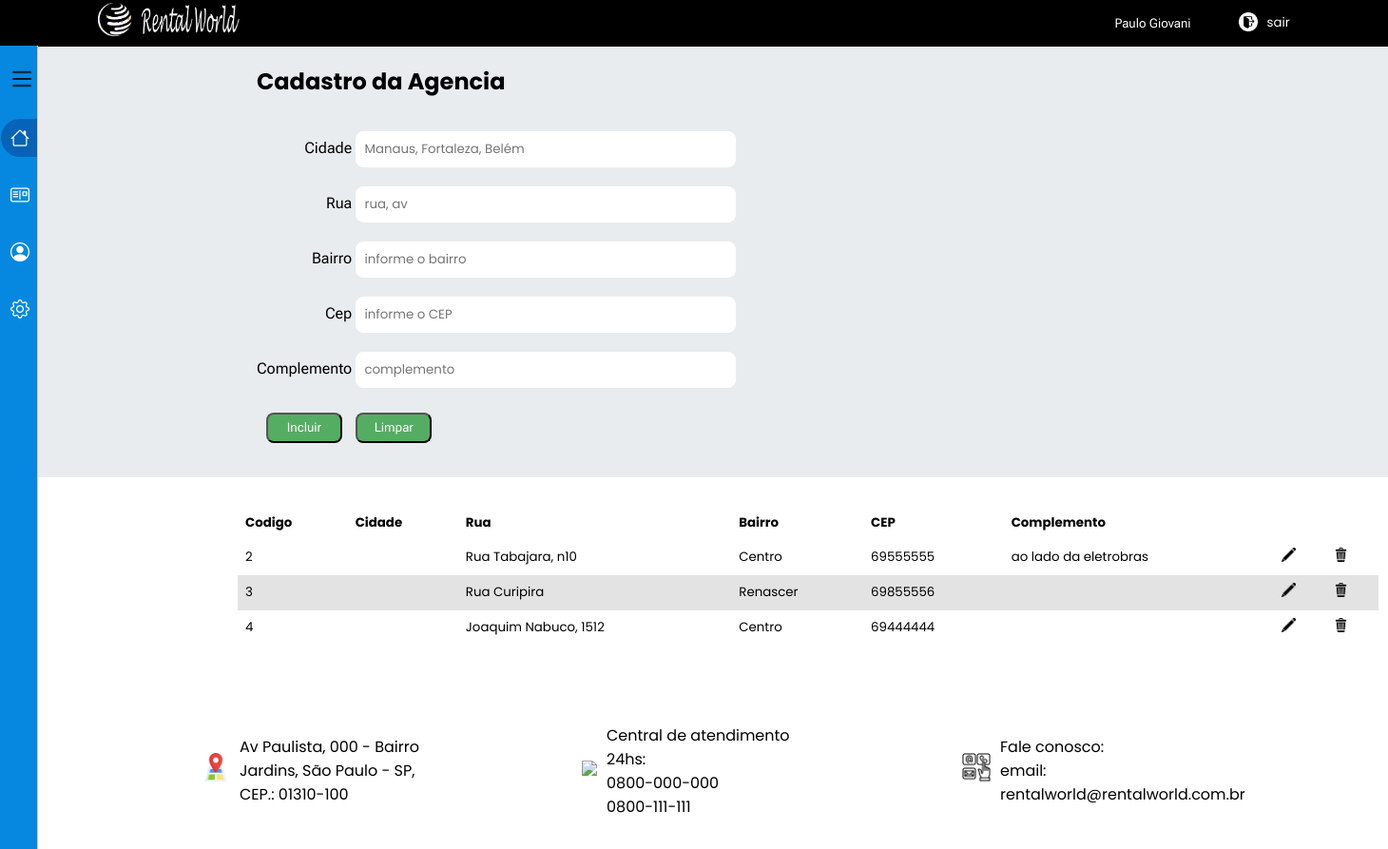
The app's page /admin/cadastro_agencia.php (signed in), older data.
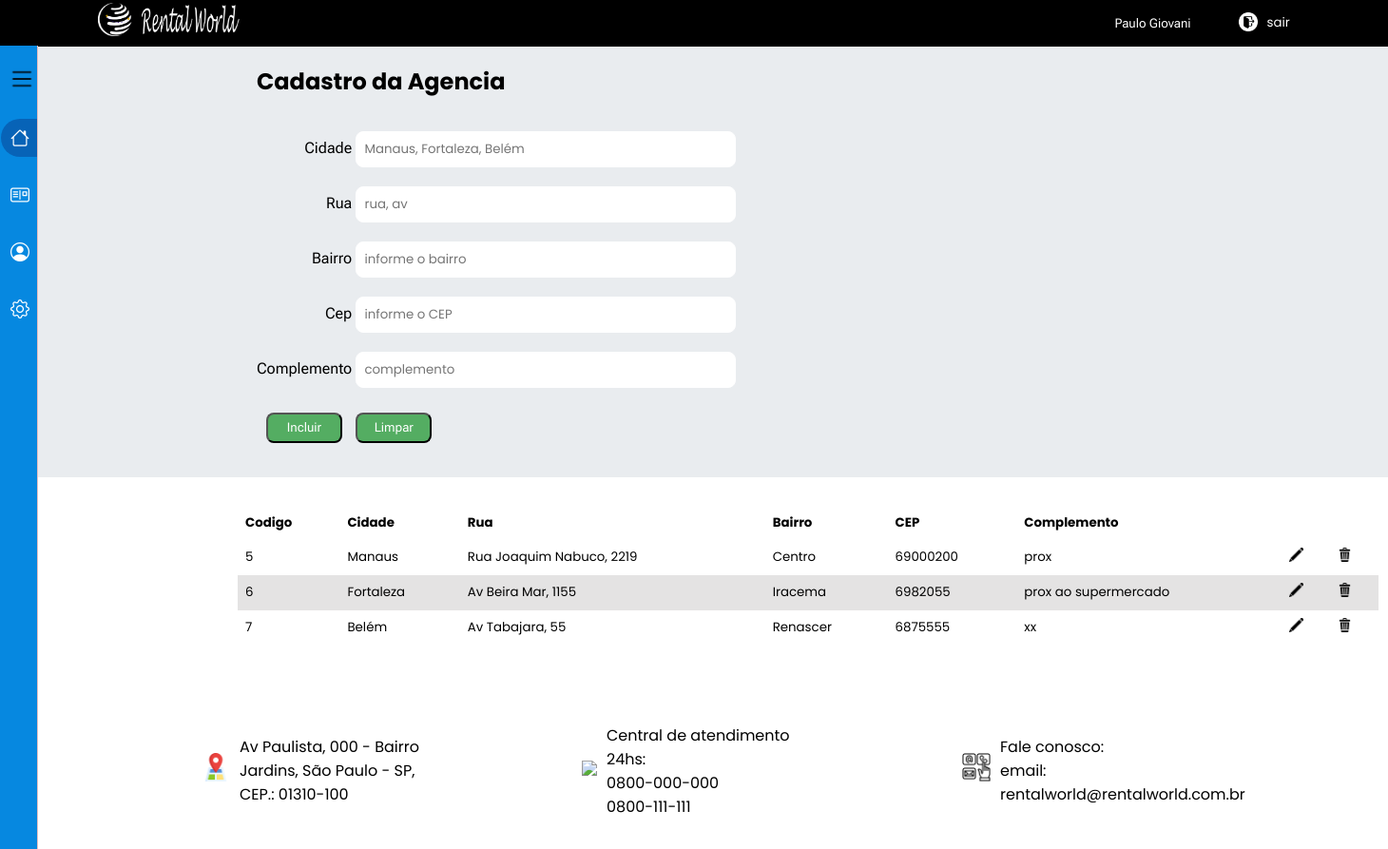
The same page, newer data.
### tables this page shows
CREATE TABLE `agencia` (
  `codigo` int(11) NOT NULL,
  `cidade` varchar(50) NOT NULL,
  `rua` varchar(100) NOT NULL,
  `bairro` varchar(50) NOT NULL,
  `cep` int(11) NOT NULL,
  `complemento` varchar(100) DEFAULT NULL
);

### admin/cadastro_agencia.php (the view, shortened to what this page needs)
<?php require ('menu_gestao.php');
require('../conexao.php');
$select_agencia = mysqli_query($conexao, "SELECT * FROM agencia ORDER BY codigo ASC");
if (mysqli_num_rows($select_agencia) > 0) {
	$dados_agencia = mysqli_fetch_assoc($select_agencia);
}
?>
<!DOCTYPE html>
<html lang="pt-br">
	<head>
	</head>
	<body>
		<main>
		<form name="agencia" class="form_cadastro" method="post">
			<h2> Cadastro da Agencia </h2><br>
			<div class="cadastro_div">
                <div>
                    <label>Cidade</label>
					<input class="input_cadastro" type="text" placeholder="Manaus, Fortaleza, Belém" name="cidade" required autofocus>
                </div>
				<div>
					<label>Rua</label>
					<input class="input_cadastro" type="text" placeholder="rua, av" name="rua" required autofocus>
				</div>
                <div>
					<label>Bairro</label>
					<input class="input_cadastro" type="text" placeholder="informe o bairro" name="bairro" required autofocus>
				</div>
                <div>
					<label>Cep</label>
					<input class="input_cadastro" type="number" placeholder="informe o CEP" name="cep" required autofocus>
				</div>
                <div>
					<label>Complemento</label>
					<input class="input_cadastro" type="text," placeholder="complemento" name="complemento">
				</div>
			</div>
				<div class="botoes">
                    <input class="botao" type="submit" id="btn_salvar" name="btn_salvar" value="Incluir">
                    <input class="botao" type="reset" value="Limpar">
            	</div>
		</form>
	</main>
	<table>
			<thead>
				<tr>
					<th>Codigo</th>
					<th>Cidade</th>
					<th>Rua</th>
					<th>Bairro</th>
					<th>CEP</th>
					<th>Complemento</th>
				</tr>
			<tbody>
			<?php do{
				?>
				<tr>
					<td><?php echo $dados_agencia['codigo'];?></td>
					<td><?php echo $dados_agencia['cidade'];?></td>
					<td><?php echo $dados_agencia['rua'];?></td>
					<td><?php echo $dados_agencia['bairro'];?></td>
					<td><?php echo $dados_agencia['cep'];?></td>
					<td><?php echo $dados_agencia['complemento'];?></td>
					<td>
						<a href="comandos/editar_agencia.php?codigo=<?php echo $dados_agencia['codigo'];?>">
						<img src="../img/editar.png" title="Editar"></a>
					</td>
					<td>
						<a href="javascript:func()" onclick="confirmar_exclusao('<?php echo $dados_agencia['codigo'];?>')">
						<img src="../img/lixeira.png" title="Excluir"></a>
					</td>
				</tr>
				<?php }while ($dados_agencia = mysqli_fetch_assoc($select_agencia));?>
			</tbody>
		</table>
	<footer>
       	<div>
</body>
</html>

### admin/menu_gestao.php (shortened to what this page needs)
<!DOCTYPE html>
<html lang="pt-br">
	<head>
		<link rel="stylesheet" href="https://cdn.jsdelivr.net/npm/bootstrap-icons@1.10.5/font/bootstrap-icons.css">
        <link rel="stylesheet" type="text/css" href="<?php echo $_SESSION['url']."/css/portal_gestao.css";?>">
    </head>
<doby>
    <div class="sub_menu">
        <div class="logo_menu_div">
            <grafic>
                <a href="<?php echo $_SESSION['url']."/admin/index.php"?>"><img src="<?php echo $_SESSION['url']."/img/logo5.png"?>" class="logo_menu"></a>
            </grafic>
        </div>
        <div class="portal_cliente_div">
            <label><?php echo $_SESSION['nome'];?></label>
            <grafic>
                <a href="<?php echo $_SESSION['url']."/sair.php"?>"><img src="<?php echo $_SESSION['url']."/img/sair1.png"?>" class="fig_login"></a>
            </grafic>
            <a href="<?php echo $_SESSION['url']."/sair.php"?>">sair</a>
        </div>
    </div>
    <aside class="menu_aside">
        <div class="menu_btn">
           <img src="<?php echo $_SESSION['url']."/img/lista.png"?>" class="lista_img" id="btn_expandir">
        </div>
        <nav class="menu_nav">
            <ul class="menu_ul">
                <li class="menu_li">
                    <a class="menu_a ativo" href="<?php echo $_SESSION['url']."/admin/index.php"?>">
                        <span class="icon"><i class="bi bi-house"></i></span>
                    </a>
                </li>
                <li class="menu_li">
                    <a class="menu_a" href="#">
                        <span class="icon"><i class="bi bi-postcard"></i></span>
                    </a>
                </li>
                <li class="menu_li">
                    <a class="menu_a" href="#">
                        <span class="icon"><i class="bi bi-person-circle"></i></span>
                    </a>
                </li>
                <li class="menu_li">
                    <a class="menu_a" href="#">
                        <span class="icon"><i class="bi bi-gear"></i></span>
                    </a>
                </li>
            </ul>
        </nav>
    </aside>
</body>
</html>

### css/portal_gestao.css (style rules this page uses)
* { margin: 0 auto; padding: 0; box-sizing: border-box; font-family: 'Poppins', sans-serif, arial, helvetica, sans-serif, 'Open Sans', 'Roboto Flex'; }
.sub_menu { position: fixed; top: 0px; display: flex; background-color:rgb(0, 0, 0); width: 100%; max-height: 200px; padding: .2rem; }
.logo_menu_div { display: flex; border: 0px solid rgb(255, 255, 255); border-radius: 8px; margin-left: 100px; }
.logo_menu { width: 150px; margin:auto; }
.portal_cliente_div { display: flex; border: 0px solid rgb(255, 255, 255); border-radius: 8px; margin:auto; margin-right: 100px; }
.portal_cliente_div label, a { font-size: 10pt; color: #FFF; display: inline-block; text-decoration: none; transition: background .4s; margin:auto; }
.fig_login { width: 20px; margin-top: 5px; margin-left: 50px; margin-right: 10px; }
.menu_aside { position:fixed; top: 48px; margin-left: 0; left:0; display: flex; flex-direction: column; width: 40px; height: 100%; padding-top: 20px; padding-bottom: 20px; border-right: 1px solid rgb(232, 191, 191); background-color: rgb(6, 136, 224) ; overflow: hidden; transition: 0.5s; }
.menu_btn { width: 100%; margin-left: 8px; }
.lista_img { width: 30px; transition: transform 0.4s; cursor: pointer; }
.menu_nav { margin-left: 1px; height: 100%; }
.menu_ul { height: 100%; list-style-type: none; }
.menu_li { margin-top: 20px; background: transparent; padding: 0; }
.menu_ul li a.ativo { background-color:rgba(8, 91, 173, 0.8); }
.menu_ul li a { display: inline-flex; align-items: center; gap: 12px; height: 40px; font-family: inherit; color: rgb(255, 255, 255); cursor: pointer; font-size: 14px; text-decoration: none; padding: 0 18px 0 10px; border-radius: 24px; line-height: 1; transition: all 0.3s; }
.menu_ul li i { position: relative; font-size: 20px; transition: 0.2s; }
main { background-color: rgb(233, 236, 239); }
.form_cadastro { width: 100%; margin-left: 250px; padding: 20px; }
.form_cadastro legend, label { font-family: 'roboto flex'; }
.botao { color: #FFF; width:80px; padding: 0.4rem; margin-top: 1rem; margin-bottom: 1rem; margin-left: 10px; background: #54ad62; border-radius: 8px; cursor: pointer; font-size: 10pt; font-family: 'roboto flex'; transition: 0.2s; }
.input_cadastro { width: 400px; padding: .5rem; margin-top: 10px; margin-bottom: 10px; border: 1px solid rgb(255, 255, 255); border-radius: 8px; }
.cadastro_div { display: inline-block; text-align: right; }
table { margin-left: 250px; margin-top: 30px; margin-bottom: 50px; width:1200px; text-align: left; border-collapse: collapse; font-size: 10pt; font-family: "roboto flex"; }
table, th, td { border: 0px solid #565050; padding: .5rem; }
tr:nth-child(even) { background-color: #e4e3e3; }
td { display: table-cell; vertical-align: inherit; }
td a img { width: 15px; appearance: none; background-color: initial; cursor: pointer; padding: initial; border: initial; }
.img_rodape { width: 30px; margin-right: 10px; }
footer { display: flex; background-color: rgb(255, 255, 255); width: 100%; height: 100%; }
.rodape_geral { display: flex; margin-left: 100px; }
.rodape { display: inline-flex; align-items: center; width: 300px; padding: 2rem; text-align: left; margin: 0px 100px 0px 0px; }

Row changes from the older to the newer data that the page shows:
removed agencia: codigo "2", rua "Rua Tabajara, n10", bairro "Centro", cep "69555555", complemento "ao lado da eletrobras"
removed agencia: codigo "3", rua "Rua Curipira", bairro "Renascer", cep "69855556"
removed agencia: codigo "4", rua "Joaquim Nabuco, 1512", bairro "Centro", cep "69444444"
added agencia: codigo "5", cidade "Manaus", rua "Rua Joaquim Nabuco, 2219", bairro "Centro", cep "69000200", complemento "prox"
added agencia: codigo "6", cidade "Fortaleza", rua "Av Beira Mar, 1155", bairro "Iracema", cep "6982055", complemento "prox ao supermercado"
added agencia: codigo "7", cidade "Belém", rua "Av Tabajara, 55", bairro "Renascer", cep "6875555", complemento "xx"
